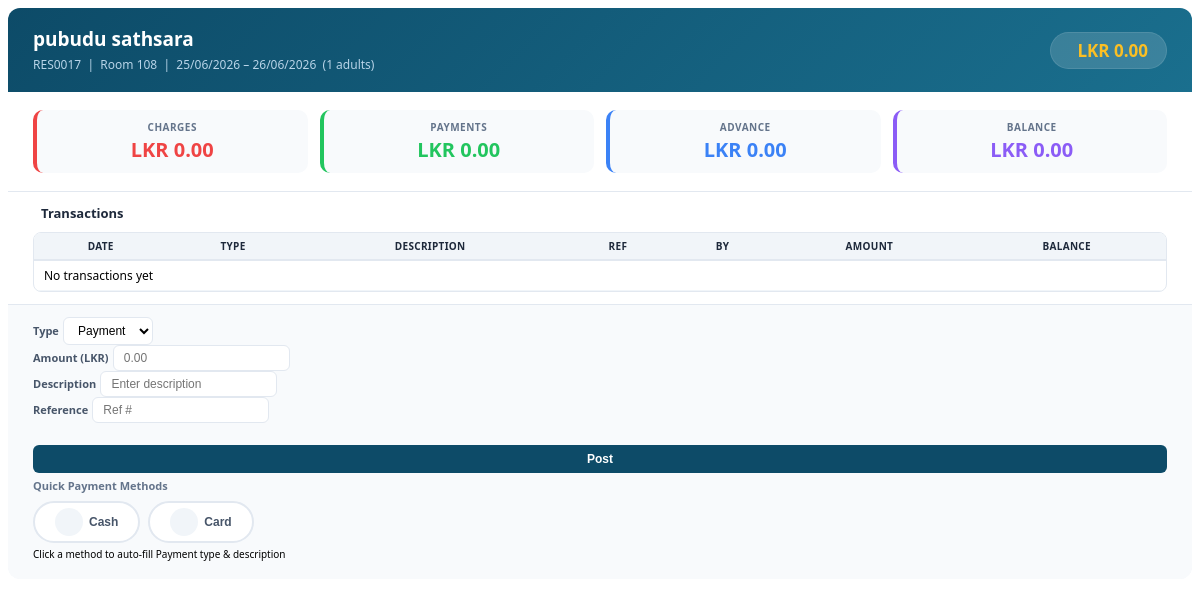
The page /get_folio_data.php?res_id=17 (signed in) on the database its author committed.
### tables this page shows
CREATE TABLE `reservations` (
  `res_id` int(11) NOT NULL,
  `res_no` varchar(50) DEFAULT NULL,
  `guest_name` varchar(100) NOT NULL,
  `room_id` int(11) DEFAULT NULL,
  `allotment_id` int(11) DEFAULT NULL,
  `check_in` date NOT NULL,
  `check_out` date NOT NULL,
  `num_of_nights` int(11) DEFAULT 1,
  `status` enum('Pending','Checked-In','Checked-Out','Cancelled') DEFAULT 'Pending',
  `is_deleted` tinyint(1) NOT NULL DEFAULT 0,
  `deleted_at` datetime DEFAULT NULL,
  `deleted_by` varchar(100) DEFAULT NULL,
  `passport_no` varchar(100) DEFAULT NULL,
  `booking_source` varchar(100) DEFAULT NULL,
  `company_name` varchar(100) DEFAULT NULL,
  `rate_code` varchar(50) DEFAULT NULL,
  `package_name` varchar(50) DEFAULT NULL,
  `market_segment` varchar(50) DEFAULT NULL,
  `business_segment` varchar(50) DEFAULT NULL,
  `sales_person` varchar(50) DEFAULT NULL,
  `voucher_no` varchar(50) DEFAULT NULL,
  `tour_no` varchar(50) DEFAULT NULL,
  `guest_payment_mode` varchar(30) DEFAULT 'Guest',
  `visit_purpose` varchar(50) DEFAULT NULL,
  `bill_payment_lkr_sscl` tinyint(1) DEFAULT 0,
  `company_credit_enable` tinyint(1) DEFAULT 0,
  `gender` varchar(10) DEFAULT NULL,
  `dob` date DEFAULT NULL,
  `nationality` varchar(50) DEFAULT NULL,
  `email` varchar(100) DEFAULT NULL,
  `mobile` varchar(20) DEFAULT NULL,
  `adults` int(11) DEFAULT 1,
  `children` int(11) DEFAULT 0,
  `bed_type` varchar(20) DEFAULT NULL,
  `room_category` varchar(50) DEFAULT NULL,
  `meal_plan` varchar(50) DEFAULT NULL,
  `rate_basis` varchar(20) DEFAULT NULL,
  `arrive_for` varchar(50) DEFAULT NULL,
  `leave_after` varchar(50) DEFAULT NULL,
  `expected_arrival_time` time DEFAULT NULL,
  `expected_departure_time` time DEFAULT NULL,
  `room_rate` decimal(10,2) DEFAULT NULL,
  `total_charge` decimal(10,2) DEFAULT 0.00,
  `currency` varchar(10) DEFAULT 'LKR',
  `payment_method` varchar(30) DEFAULT NULL,
  `special_requests` text DEFAULT NULL,
  `transport_req` tinyint(1) DEFAULT 0,
  `vehicle_no` varchar(20) DEFAULT NULL,
  `group_no` varchar(50) DEFAULT NULL,
  `contact_no` varchar(20) DEFAULT NULL,
  `created_by` int(11) DEFAULT NULL
);

CREATE TABLE `rooms` (
  `room_id` int(11) NOT NULL,
  `room_number` varchar(10) NOT NULL,
  `room_type` varchar(50) DEFAULT NULL,
  `status` enum('available','occupied','cleaning','maintenance') DEFAULT 'available'
);

### get_folio_data.php (the view, shortened to what this page needs)
<?php
include 'includes/db.php';
$res_id = isset($_GET['res_id']) ? intval($_GET['res_id']) : 0;
$res_query = $conn->query("SELECT r.*, rm.room_number, rm.room_type
                           FROM reservations r
                           LEFT JOIN rooms rm ON r.room_id = rm.room_id
                           WHERE r.res_id = $res_id");
$reservation = $res_query->fetch_assoc();
$transactions = [];
$total_charges = $total_payments = $total_advance = $total_rebate = 0;
$balance = $total_charges - ($total_payments + $total_advance) + $total_rebate;
$user_names = [];
?>
<!DOCTYPE html>
<html>
<head>
</head>
<body>
<div class="folio-container">
    <div class="folio-header">
        <div class="guest-info">
            <h3><i class="fas fa-user-circle me-2"></i><?= htmlspecialchars($reservation['guest_name']) ?></h3>
            <small>
                <i class="fas fa-hashtag"></i> <?= htmlspecialchars($reservation['res_no'] ?? 'RES' . str_pad($reservation['res_id'], 4, '0', STR_PAD_LEFT)) ?>
                &nbsp;|&nbsp; <i class="fas fa-door-open"></i> Room <?= htmlspecialchars($reservation['room_number'] ?? '—') ?>
                &nbsp;|&nbsp; <i class="fas fa-calendar-alt"></i> <?= date('d/m/Y', strtotime($reservation['check_in'])) ?> – <?= date('d/m/Y', strtotime($reservation['check_out'])) ?>
                &nbsp;(<?= $reservation['adults'] ?> adults)
            </small>
        </div>
        <div class="room-rate-box">
            <i class="fas fa-tag"></i> LKR <?= number_format($reservation['room_rate'] ?? 0, 2) ?>
        </div>
    </div>
    <div class="summary-grid">
        <div class="summary-card charges">
            <div class="label"><i class="fas fa-plus-circle me-1"></i> Charges</div>
            <div class="value">LKR <?= number_format($total_charges, 2) ?></div>
        </div>
        <div class="summary-card payments">
            <div class="label"><i class="fas fa-minus-circle me-1"></i> Payments</div>
            <div class="value">LKR <?= number_format($total_payments, 2) ?></div>
        </div>
        <div class="summary-card advance">
            <div class="label"><i class="fas fa-hand-holding-usd me-1"></i> Advance</div>
            <div class="value">LKR <?= number_format($total_advance, 2) ?></div>
        </div>
        <div class="summary-card balance <?= ($balance < 0) ? 'negative' : '' ?>">
            <div class="label"><i class="fas fa-balance-scale me-1"></i> Balance</div>
            <div class="value">LKR <?= number_format($balance, 2) ?></div>
        </div>
    </div>
    <div class="trans-section">
        <div class="trans-header">
            <h6><i class="fas fa-list-ul"></i> Transactions</h6>
        </div>
        <div class="transaction-table-wrap">
            <table class="transaction-table">
                <thead>
                    <tr>
                        <th>Date</th>
                        <th>Type</th>
                        <th>Description</th>
                        <th>Ref</th>
                        <th>By</th>
                        <th class="text-end">Amount</th>
                        <th class="text-end">Balance</th>
                    </tr>
                </thead>
                <tbody>
                    <?php if (count($transactions) > 0): ?>
                        <?php $balance_running = 0; foreach (array_reverse($transactions) as $t):
                            switch($t['trans_type']) {
                                case 'charge':   $balance_running += $t['amount']; break;
                                case 'payment':  $balance_running -= $t['amount']; break;
                                case 'advance':  $balance_running -= $t['amount']; break;
                                case 'rebate':   $balance_running += $t['amount']; break;
                            }
                        ?>
                        <tr>
                            <td><?= date('d/m H:i', strtotime($t['created_at'])) ?></td>
                            <td><span class="badge-type badge-<?= $t['trans_type'] ?>"><?= ucfirst($t['trans_type']) ?></span></td>
                            <td><?= htmlspecialchars($t['description'] ?? '—') ?></td>
                            <td><?= htmlspecialchars($t['reference_no'] ?? '—') ?></td>
                            <td><?= isset($user_names[$t['created_by']]) ? htmlspecialchars($user_names[$t['created_by']]) : 'System' ?></td>
                            <td class="text-end amount-<?= $t['trans_type'] ?>">
                                <?php if ($t['trans_type'] == 'charge' || $t['trans_type'] == 'rebate'): ?>
                                    <span class="text-danger">+</span>
                                <?php else: ?>
                                    <span class="text-success">−</span>
                                <?php endif; ?>
                                LKR <?= number_format($t['amount'], 2) ?>
                            </td>
                            <td class="text-end running-balance <?= ($balance_running < 0) ? 'negative' : 'positive' ?>">
                                LKR <?= number_format($balance_running, 2) ?>
                            </td>
                        </tr>
                        <?php endforeach; ?>
                    <?php else: ?>
                        <tr><td colspan="7" class="text-center text-muted py-4">No transactions yet</td></tr>
                    <?php endif; ?>
                </tbody>
            </table>
        </div>
    </div>
    <div class="folio-form-section">
        <form id="folioForm" method="POST">
            <div class="row g-2 align-items-end">
                <div class="col-md-2 col-6">
                    <label>Type</label>
                    <select name="trans_type" class="form-select form-select-sm" id="transType" required>
                        <option value="payment" selected>Payment</option>
                    </select>
                </div>
                <div class="col-md-2 col-6">
                    <label>Amount (LKR)</label>
                    <input type="number" step="0.01" name="amount" class="form-control form-control-sm" required id="transAmount" placeholder="0.00">
                </div>
                <div class="col-md-3 col-12">
                    <label>Description</label>
                    <input type="text" name="description" class="form-control form-control-sm" placeholder="Enter description" id="transDesc">
                </div>
                <div class="col-md-2 col-6">
                    <label>Reference</label>
                    <input type="text" name="reference_no" class="form-control form-control-sm" placeholder="Ref #" id="transRef">
                </div>
                <div class="col-md-2 col-6">
                    <label>&nbsp;</label>
                    <button type="submit" class="btn-post" id="postBtn">
                        <span id="btnText"><i class="fas fa-pen me-1"></i> Post</span>
                    </button>
                </div>
            </div>
            <div class="row mt-3">
                <div class="col-12">
                    <label style="font-size:11px; color:#64748b; font-weight:600;">
                        <i class="fas fa-credit-card me-1"></i> Quick Payment Methods
                    </label>
                    <div class="payment-methods">
                        <button type="button" class="payment-method-btn" id="btnCash" onclick="setPayment('Cash', 'Cash Payment')">
                            <span class="pm-icon"><i class="fas fa-money-bill-wave"></i></span>
                            Cash
                        </button>
                        <button type="button" class="payment-method-btn" id="btnCard" onclick="setPayment('Card', 'Card Payment')">
                            <span class="pm-icon"><i class="fas fa-credit-card"></i></span>
                            Card
                        </button>
                    </div>
                    <small class="text-muted" style="font-size:10px; display:block; margin-top:4px;">
                        <i class="fas fa-info-circle"></i> Click a method to auto-fill Payment type & description
                    </small>
                </div>
            </div>
        </form>
    </div>
</div>
</body>
</html>

### get_folio_data.php (style rules this page uses)
* { box-sizing: border-box; }
.folio-container { padding: 0; font-family: 'Segoe UI', 'Helvetica Neue', sans-serif; background: #f8fafc; border-radius: 12px; overflow: hidden; }
.folio-header { background: linear-gradient(135deg, #0d4b68 0%, #1a6f8e 100%); padding: 18px 25px; display: flex; justify-content: space-between; align-items: center; flex-wrap: wrap; gap: 10px; }
.folio-header .guest-info h3 { color: #fff; margin: 0; font-weight: 700; font-size: 19px; }
.folio-header .guest-info small { color: #b8d4e8; font-size: 12px; }
.folio-header .room-rate-box { background: rgba(255,255,255,0.15); padding: 6px 18px; border-radius: 30px; color: #fbbf24; font-weight: 700; font-size: 17px; border: 1px solid rgba(255,255,255,0.1); }
.summary-grid { display: grid; grid-template-columns: repeat(4, 1fr); gap: 12px; padding: 18px 25px; background: #fff; border-bottom: 1px solid #e2e8f0; }
.summary-card { background: #f8fafc; padding: 10px 12px; border-radius: 10px; text-align: center; border-left: 4px solid #94a3b8; transition: 0.2s; }
.summary-card .label { font-size: 10px; text-transform: uppercase; color: #64748b; font-weight: 600; letter-spacing: 0.5px; }
.summary-card .value { font-size: 20px; font-weight: 800; margin-top: 2px; }
.summary-card.charges { border-left-color: #ef4444; }
.summary-card.charges .value { color: #ef4444; }
.summary-card.payments { border-left-color: #22c55e; }
.summary-card.payments .value { color: #22c55e; }
.summary-card.advance { border-left-color: #3b82f6; }
.summary-card.advance .value { color: #3b82f6; }
.summary-card.balance { border-left-color: #8b5cf6; }
.summary-card.balance .value { color: #8b5cf6; }
.trans-section { padding: 12px 25px; background: #fff; }
.trans-section .trans-header { display: flex; justify-content: space-between; align-items: center; margin-bottom: 10px; flex-wrap: wrap; gap: 8px; }
.trans-section .trans-header h6 { font-weight: 700; color: #1e293b; margin: 0; font-size: 13px; }
.transaction-table-wrap { max-height: 200px; overflow-y: auto; border: 1px solid #e2e8f0; border-radius: 8px; }
.transaction-table { width: 100%; font-size: 12px; border-collapse: collapse; }
.transaction-table th { background: #f1f5f9; color: #1e293b; font-weight: 700; padding: 6px 10px; font-size: 10px; text-transform: uppercase; letter-spacing: 0.3px; border-bottom: 2px solid #e2e8f0; position: sticky; top: 0; z-index: 5; }
.transaction-table td { padding: 6px 10px; border-bottom: 1px solid #f1f5f9; vertical-align: middle; }
.folio-form-section { padding: 12px 25px 18px; background: #f8fafc; border-top: 1px solid #e2e8f0; }
.folio-form-section label { font-size: 11px; font-weight: 600; color: #475569; margin-bottom: 2px; }
.folio-form-section .form-control, .folio-form-section .form-select { background: #fff !important; border: 1px solid #e2e8f0; font-size: 12px; padding: 5px 10px; border-radius: 6px; }
.btn-post { background: #0d4b68; color: #fff; border: none; padding: 7px 20px; font-weight: 600; border-radius: 6px; transition: 0.2s; width: 100%; font-size: 12px; }
.payment-methods { display: flex; gap: 8px; flex-wrap: wrap; margin-top: 6px; }
.payment-method-btn { padding: 5px 20px; border: 2px solid #e2e8f0; border-radius: 25px; font-size: 12px; font-weight: 700; background: #fff; color: #475569; cursor: pointer; transition: 0.3s; display: inline-flex; align-items: center; gap: 6px; }
.payment-method-btn .pm-icon { width: 28px; height: 28px; border-radius: 50%; display: inline-flex; align-items: center; justify-content: center; background: #f1f5f9; color: #0d4b68; transition: 0.3s; }

### rows shown on the page
reservations: guest_name "pubudu sathsara", res_no+res_id "RES0017", room.room_number "108", check_in "25/06/2026", check_out "26/06/2026", adults "1", room_rate "0.00"

### other values the page prints
$total_charges "0.00"
$total_payments "0.00"
$total_advance "0.00"
$balance "0.00"
